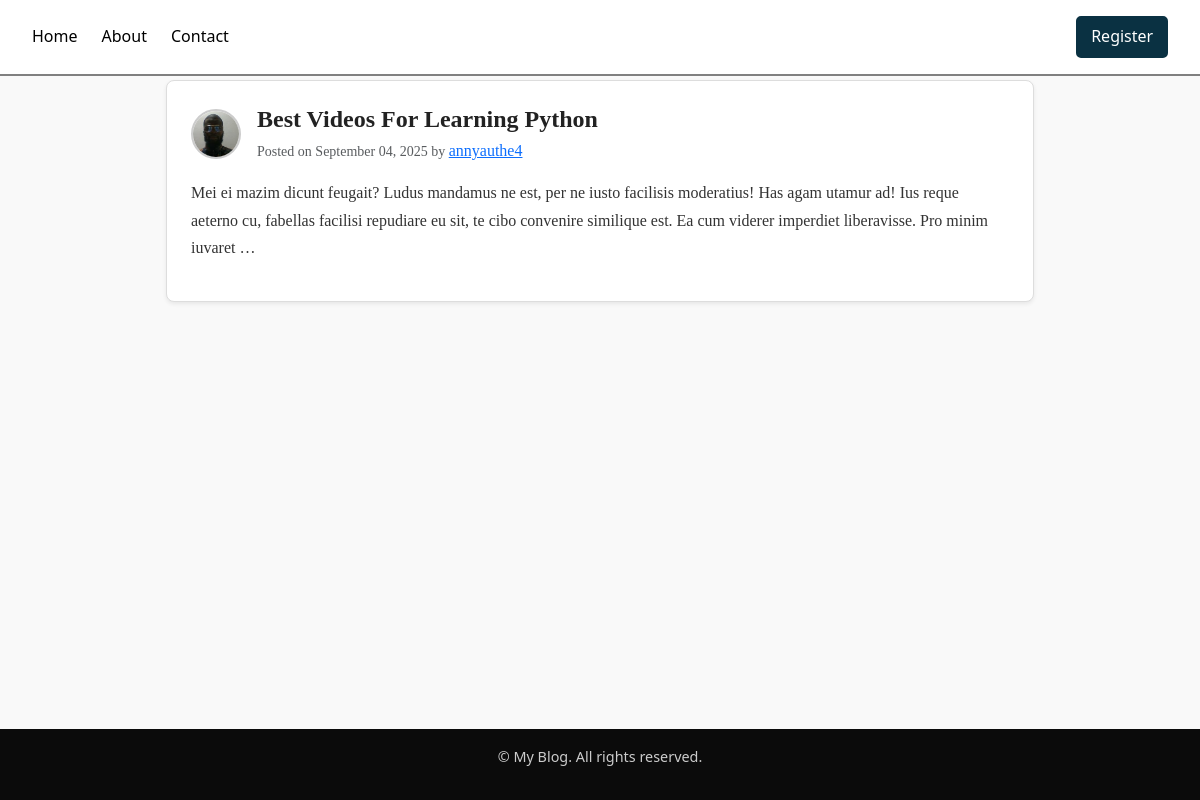
Screenshot of /post/28/ with the database file from the repository.
### blog/models.py (models this page shows, shortened)
class Post(models.Model):
    title = models.CharField(max_length=100)
    content = models.TextField()
    date_posted = models.DateTimeField(default=timezone.now)
    date_updated = models.DateTimeField(auto_now=True)
    author = models.ForeignKey(User, on_delete=models.CASCADE, default=1)

### users/models.py (models this page shows, shortened)
class Profile(models.Model):
    user = models.OneToOneField(User, on_delete=models.CASCADE)
    image = models.ImageField(default='profile_pics/default.jpg', upload_to='profile_pics')

### blog/views.py (the view)
# urls.py: path('post/<int:pk>/', PostDetailView.as_view(), name='post-detail'),
class PostDetailView(DetailView):
    model = Post

### blog/templates/blog/post_detail.html (shortened to what this page needs)
{% extends 'blog/base.html' %}
{% block content %}
        <article class="post-card mb-5 p-4 shadow-sm">
                <div class="d-flex align-items-center mb-2">
                        <img src="{{ object.author.profile.image.url }}" alt="{{ object.author.username }}"
                                class="rounded-circle author-img">
                        <div class="ms-3">
                                <h2 class="post-title mb-1">{{ object.title }}</h2>
                                <small class="text-muted">
                                        Posted on {{ object.date_posted|date:"F d, Y" }} by
                                </small>
                                <a class="ml-2" href="{% url 'user-posts' object.author.username %}">{{ object.author.username }}</a>
                        </div>
                </div>
                 <div>
                        <div>
                                <p class="post-content">
                                        {{ object.content|truncatewords:40 }}
                                </p>
                        </div>
                 </div>
        </article>
{% endblock content %}

### blog/static/blog/styles.css (style rules this page uses)
* { margin: 0; padding: 0; box-sizing: border-box; }
html, body { height: 100%; }
body { display: flex; flex-direction: column; font-family: "Segoe UI", Tahoma, sans-serif; line-height: 1.6; color: #222; background-color: rgba(249, 249, 249, 1); }
.post-card { background: #fff; border: 1px solid #ddd; border-radius: 8px; font-family: "Georgia", serif; }
.author-img { width: 50px; height: 50px; object-fit: cover; border: 2px solid #ccc; }
.post-title { font-size: 1.5rem; font-weight: bold; font-family: "Times New Roman", serif; color: #222; }
.post-content { margin-top: 1rem; font-size: 1rem; line-height: 1.7; color: #333; }

### rows the page displays
Post: author.profile.image (picture), title "Best Videos For Learning Python", date_posted "September 04, 2025", author.username "annyauthe4", content "Mei ei mazim dicunt feugait? Ludus mandamus ne est, per ne iusto facilisis moderatius! Has agam utamur ad! Ius reque aeterno cu, fabellas facilisi repudiare eu sit, te cibo convenire similique est. Ea cum viderer imperdiet liberavisse. Pro minim iuvaret …"
